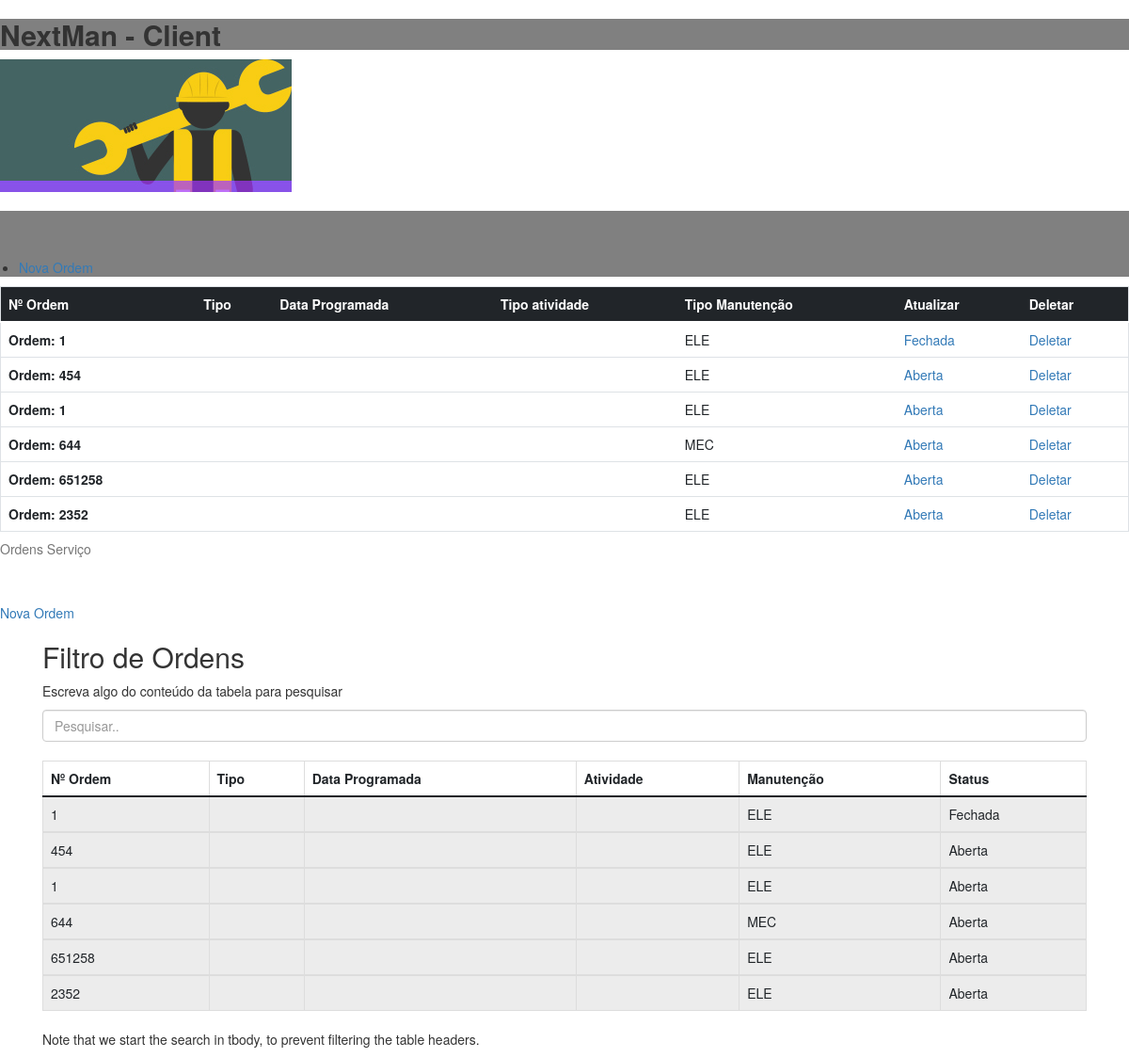
The page /ordens/listar (signed in) on the database as committed earlier.
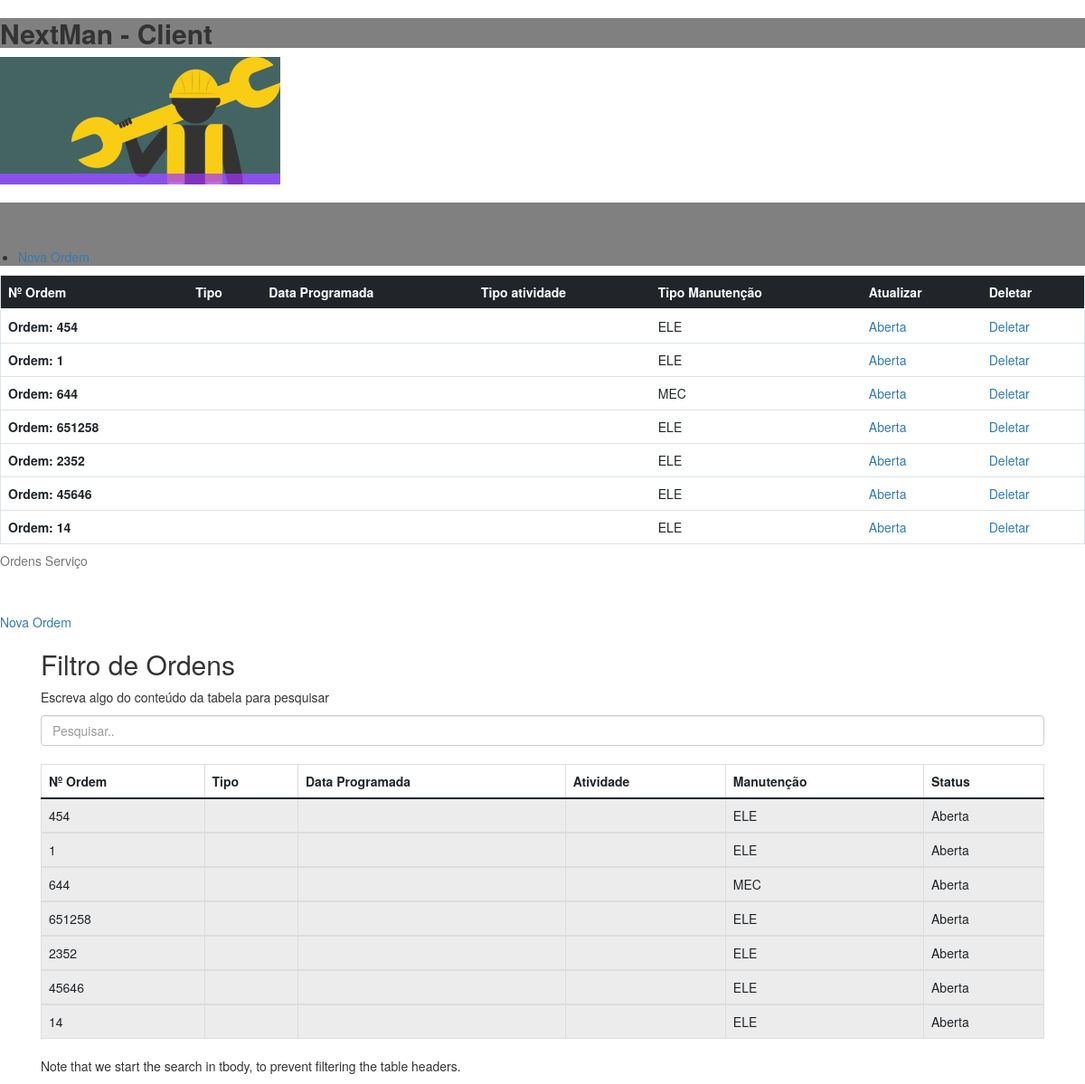
The same page on the database as committed later.
### controleordens/models.py (models this page shows, shortened)
class OrdemServico(models.Model):
    TIPO_SERVICOS_CHOICES = (
        ('Preventiva', 'Preventiva'),
        ('Corretiva', 'Corretiva'),
        ('Preditiva', 'Preditiva')
    )
    TIPO_MANUTENCAO_CHOICES = (
        ('ELE', 'ELETRICA'),
        ('MEC', 'MECANICA'),
        ('LUB', 'LUBRIFICACAO'),
        ('CIV', 'CIVIL')
    )
    STATUS_CHOICE = (
        ('Aberta', 'Aberta'),
        ('Fechada', 'Fechada'),
        ('Cancelada', 'Cancelada')
    )
    TURNO_CHOICE = (
        ('A', 'Primeiro'),
        ('B', 'Segundo'),
        ('C', 'Terceiro')
    )
    numeroOrdemServico = models.SmallIntegerField(verbose_name='Numero Ordem Serviço')
    maquina = models.ForeignKey(Maquina, on_delete=models.CASCADE)
    tipoServicos = models.CharField(max_length=15, blank=True, null=True, choices=TIPO_SERVICOS_CHOICES,verbose_name='Tipo de Manutenção')
    Turno = models.CharField(max_length=30, verbose_name='Turno', choices=TURNO_CHOICE)
    dataCriacao = models.DateField(verbose_name='Criado em', null=True, blank=True, auto_now=True, editable=True)
    dataProgramada = models.DateField(verbose_name='Programado para', null=True, blank=True)
    dataExecucao = models.DateField(verbose_name='Executado em', null=True, blank=True)
    Manutentores = models.ForeignKey(Manutentor, on_delete=models.CASCADE)
    tipoManutencao = models.CharField(max_length=15, verbose_name='Tipo de Manutenção', choices=TIPO_MANUTENCAO_CHOICES,
                                      null=False, blank=False)
    status = models.CharField(max_length=10,verbose_name='Status', choices=STATUS_CHOICE)
    Material = models.ForeignKey(Item, on_delete=models.CASCADE)
    quantidade_material = models.IntegerField(verbose_name='Quantidade', default=1)
    imagensAntes = models.ImageField(verbose_name='Imagem antes',null=True,blank=True,upload_to="ImagemAntes")
    imagemDepois = models.ImageField(verbose_name='Imagem Depois',null=True, blank=True, upload_to="ImagemDepois")
    Descricao = models.TextField('Descrição Serviço')
    class Meta:
        verbose_name = 'Ordem de Serviço'
        verbose_name_plural = 'Ordens de Serviço'

### controleordens/views.py (the view)
# urls.py: path('listar',lista_ordens, name='listar'),
@login_required
def lista_ordens(request):
    ordens = OrdemServico.objects.all()
    return render(request, 'ordensservico.html', {'ordens': ordens})

### templates/ordensservico.html (shortened to what this page needs)
{% load static %}
<!DOCTYPE html>
<html lang="pt-br">
<head>
    <link href="https://cdn.jsdelivr.net/npm/bootstrap@5.0.0-beta2/dist/css/bootstrap.min.css" rel="stylesheet"
>
    <link rel="stylesheet" href="https://maxcdn.bootstrapcdn.com/bootstrap/3.4.1/css/bootstrap.min.css">
    <link rel="stylesheet" href="../static/style.css">
</head>
<body>
<header>
    <h1 class="titulo-principal">NextMan - Client</h1>
</header>
<img class="banner" id="banner" src="{% static 'imagens/template.jpg' %}">
<div class="caixa">
    <h1><img src=""></h1>
    <nav>
        <ul>
            <li><a href="{% url 'nova_ordem' %}">Nova Ordem</a></li>
        </ul>
    </nav>
</div>
<table class="table border">
    <caption>Ordens Serviço</caption>
    <thead class="table-dark">
    <tr>
        <th scope="col">Nº Ordem</th>
        <th scope="col">Tipo</th>
        <th scope="col">Data Programada</th>
        <th>Tipo atividade</th>
        <th>Tipo Manutenção</th>
        <th>Atualizar</th>
        <th>Deletar</th>
    </tr>
    </thead>
    <tbody>
    {% for ordem in ordens %}
    <tr>
        <th scope="row">Ordem: {{ordem.numeroOrdemServico}}</th>
        <td>{{ordem.tipoAtividade}}</td>
        <td>{{ordem.dataProgramacao}}</td>
        <td>{{ordem.tipoAtividade}}</td>
        <td>{{ordem.tipoManutencao}}</td>
        <td>
            <a href=" {% url 'update_ordem' ordem.id %}">{{ ordem.status }}</a>
        </td>
        <td>
            <a href=" {% url 'delete_ordem' ordem.id %}">Deletar</a>
        </td>
    </tr>
    {% endfor %}
    </tbody>
</table>
<br>
<a href="{% url 'nova_ordem' %}">Nova Ordem</a>
<div class="container">
    <h2>Filtro de Ordens</h2>
    <p>Escreva algo do conteúdo da tabela para pesquisar </p>
    <input class="form-control" id="myInput" type="text" placeholder="Pesquisar..">
    <br>
    <table class="table table-bordered table-striped">
        <thead>
        <tr>
            <th>Nº Ordem</th>
            <th>Tipo</th>
            <th>Data Programada</th>
            <th>Atividade</th>
            <th>Manutenção</th>
            <th>Status</th>
            {% for ordem in ordens %}
        </tr>
        </thead>
        <tbody id="myTable">
        <tr>
            <td>{{ordem.numeroOrdemServico}}</td>
            <td>{{ordem.tipoAtividade}}</td>
            <td>{{ordem.dataProgramacao}}</td>
            <td>{{ordem.tipoAtividade}}</td>
            <td>{{ordem.tipoManutencao}}</td>
            <td>{{ordem.status}}</td>
        </tr>
        {% endfor %}
        </tbody>
    </table>
    <p>Note that we start the search in tbody, to prevent filtering the table headers.</p>
</div>
</body>
</html>

### static/style.css (style rules this page uses)
.banner { alignment: right; }
.titulo-principal { background: gray; font-weight: bold; font-size: 30px; }
.caixa { background: gray; }

Rows that differ between the two databases and show on the page:
removed OrdemServico: numeroOrdemServico "1", tipoManutencao "ELE", status "Fechada"
added OrdemServico: numeroOrdemServico "45646", tipoManutencao "ELE", status "Aberta"
added OrdemServico: numeroOrdemServico "14", tipoManutencao "ELE", status "Aberta"
